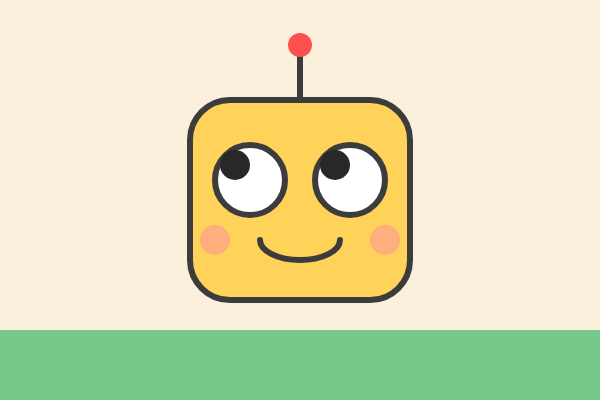
Frame 1 (no input)
Frame 60 (no input): identical to frame 1, image omitted
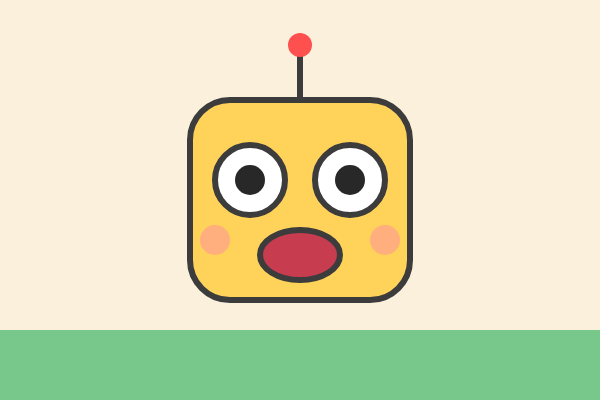
Frame 120 (the mouse pressed at the canvas centre since frame 60)

The p5.js sketch that drew these frames (run headless with seeded random() and noise() and a simulated clock; from frame 60 on, the mouse is pressed at the canvas centre):

// p5.js sketch
// ── sketch.js
// ============================================
// 01 図形と色でキャラクターをつくる
// 目がマウスを追いかけるロボット
// ============================================
// 座標： 左上が (0, 0)。右に行くほど x が大きく、下に行くほど y が大きい

function setup() {
  createCanvas(600, 400);
}

function draw() {
  background(250, 240, 220); // クリーム色の背景

  // ---- 地面 ----
  noStroke();
  fill(120, 200, 140);
  rect(0, 330, 600, 70); // rect(x, y, 幅, 高さ)

  // ---- アンテナ ----
  stroke(60);
  strokeWeight(6);
  line(300, 100, 300, 50); // line(x1, y1, x2, y2)
  noStroke();
  fill(255, 80, 80);
  circle(300, 45, 24);

  // ---- 顔 ----
  stroke(60);
  strokeWeight(6);
  fill(255, 210, 90);
  rect(190, 100, 220, 200, 40); // 最後の 40 は角の丸み

  // ---- 白目 ----
  fill(255);
  circle(250, 180, 70);
  circle(350, 180, 70);

  // ---- 黒目（マウスのほうを向く）----
  // map(値, 元の最小, 元の最大, 新しい最小, 新しい最大)
  let dx = map(mouseX, 0, width, -15, 15);
  let dy = map(mouseY, 0, height, -15, 15);
  noStroke();
  fill(40);
  circle(250 + dx, 180 + dy, 30);
  circle(350 + dx, 180 + dy, 30);

  // ---- 口（マウスを押すと開く）----
  stroke(60);
  strokeWeight(6);
  if (mouseIsPressed) {
    fill(200, 60, 80);
    ellipse(300, 255, 80, 50); // ellipse(x, y, 幅, 高さ)
  } else {
    noFill();
    arc(300, 240, 80, 40, 0, PI); // 半円のにっこり口
  }

  // ---- ほっぺ ----
  noStroke();
  fill(255, 150, 150, 150); // 4つ目の数字は透明度
  circle(215, 240, 30);
  circle(385, 240, 30);
}

// ---------- やってみよう ----------
// 1. 色を変えて、自分だけのロボットにしよう
// 2. 耳や体を rect / circle / triangle で付け足そう
//    例） triangle(x1, y1, x2, y2, x3, y3);
// 3. 黒目の動く範囲（-15, 15）を大きくすると？
